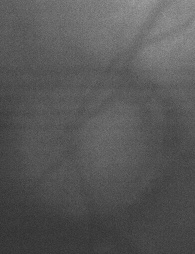
#> input picture triming.jpg, 195 x 254 px, found by its file name
$ python imageSegmentation.py
#> lines starting #> are read from the running program, lines starting #| are printed output that depends on the picture; after the words box and inside, x2 and y2 are one past the last pixel; in counts of white or black regions, pixels touching at a corner belong together
### gantei/BloodVessel/program/function/extract_green_channel.py
import cv2
import numpy as np

def extract_green_channel(file):
    img = cv2.imread(file)
#> img is the input picture: shape (254, 195, 3); min 43, max 161, mean 87.3
    gr = np.zeros_like(img)
    gr = img[:,:,1]
    return gr


# [6 lines that do not run on import are left out]

### gantei/BloodVessel/program/function/bloodEnhance.py
import cv2
import matplotlib.pyplot as plt
import math
import numpy as np
from skimage.exposure import rescale_intensity

# from function import extract_green_channel as egc
# from function import rotate_image as ri

import extract_green_channel as egc
import rotate_image as ri

##VesselSize : the approximate diameter of the biggest vessel in the image
def morph_reconstruct_filter(grChannel,vesselSize):

#> called with vesselSize = 10
    clahe = cv2.createCLAHE(clipLimit=2.0, tileGridSize=(8,8))##特定化ヒストグラム平坦化

    gr = clahe.apply(grChannel)
    gr = ~gr##ビット反転
    plt.imsave("grChannel.png",gr)
    kernel = np.zeros((vesselSize,vesselSize), dtype = np.uint8)
    kernel[9,:] = np.ones((1,vesselSize), dtype = np.uint8)
    morph_image = np.zeros_like(grChannel)
    plt.imsave("morph.png",morph_image)
    for angle in range(15, 180, 180 // 12):
        image = cv2.morphologyEx(gr, cv2.MORPH_OPEN, ri.rotate_image(kernel, angle), iterations = 1)
        morph_image = cv2.add(morph_image, cv2.subtract(gr, image))
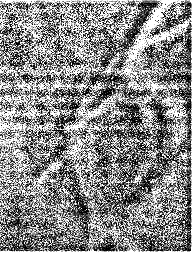
#> morph_image: shape (254, 195); min 0, max 255, mean 138.5
    return morph_image


##カーネルとの畳み込み処理を行う
def convolve2D(image,kernel):
    (iH, iW) = image.shape
    (kH, kW) = kernel.shape
    pad = (kW - 1) // 2
    img = cv2.copyMakeBorder(image, pad, pad, pad, pad, cv2.BORDER_REPLICATE)
    w = np.zeros((iH,iW), dtype = "float32")
    output = np.zeros((iH, iW), dtype = "float32")
    for y in np.arange(pad, iH + pad):
        for x in np.arange(pad, iW + pad):
            roi = img[y - pad:y + pad + 1, x - pad:x + pad + 1]
            output[y - pad,x - pad] = (roi * kernel).sum()

    w = image - output

    output = rescale_intensity(output, in_range = (0,255))
    output = (output * 255).astype("uint8")
    return output, w


def isotropic_undec_wavelet_filter2D(image):
    # Bi-spline cubic function is given by h
    c_prv = image
    C1 = 1. / 16.
    C2 = 4. / 16.
    C3 = 6. / 16.
    W = []
    kernel_sizes = [5,9,17]
    for idx, ks in enumerate(kernel_sizes):
        ks = ks//2
        kernel = np.zeros((1, kernel_sizes[idx]), dtype = 'float32')
        kernel[0][0] = C1
        kernel[0][kernel_sizes[idx]-1] = C1
        kernel[0][int(ks/2)] = C2
        kernel[0][int(kernel_sizes[idx]/4+ks)] = C2
        kernel[0][ks] = C3


        c_nxt, w = convolve2D(c_prv, kernel.T * kernel)
        c_prv = c_nxt
        W.append(w)
        A = kernel.T * kernel
#> this loop made 3 passes
#> pass 1, in convolve2D, `w = image - output`:
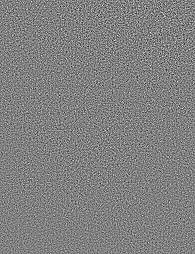
#> w: shape (254, 195) float32; min -18.7, max 18.32, mean 0.000179; drawn with min black and max white
#> after the loop, W = 3 items


    #     Computing the result Iiuw
    Iiuw = W[1] + W[2]
    #Iiuw= W[0]
    plt.imsave("wavelet.png",Iiuw)
    return Iiuw, c_nxt, W


# [9 lines that do not run on import are left out]


### gantei/BloodVessel/program/function/rotate_image.py
import cv2
import matplotlib.pyplot as plt
import math

##rotate_image
def rotate_image(image, angle):
    height, width = image.shape[:2]
    image_center = (width / 2, height / 2)

    rotation_image = cv2.getRotationMatrix2D(image_center, angle, 1)

    radians = math.radians(angle)
    sin = math.sin(radians)
    cos = math.cos(radians)
    bound_w = int((height * abs(sin)) + (width * abs(cos)))
    bound_h = int((height * abs(cos)) + (width * abs(sin)))

    rotation_image[0, 2] += ((bound_w / 2) - image_center[0])
    rotation_image[1, 2] += ((bound_h / 2) - image_center[1])

    rotated_image = cv2.warpAffine(image, rotation_image, (bound_w, bound_h))
    return rotated_image

### gantei/BloodVessel/program/function/imageSegmentation.py
import cv2
import matplotlib.pyplot as plt
import math
import numpy as np

# from function import bloodEnhance  as be

# from function import extract_green_channel as egc
import bloodEnhance  as be
import extract_green_channel as egc


def contourProps(cnt):
    x, y, w, h = cv2.boundingRect(cnt)
    hull = cv2.convexHull(cnt)
    hull_area = cv2.contourArea(cnt)
    aspect_ratio = float(w) / h
    extent = cv2.contourArea(cnt) / float(w * h)
    solidity = float(cv2.contourArea(cnt)) / hull_area
    return aspect_ratio, extent, solidity

def image_segmentation(image):
    Imr = be.morph_reconstruct_filter(image,10)
    # Imr = cv2.morphologyEx(Imr, cv2.MORPH_CLOSE, cv2.getStructuringElement(cv2.MORPH_ELLIPSE,(5,5)), iterations = 1)
    Imr = Imr / max(np.ravel(Imr))
    B = (Imr < 0.42)
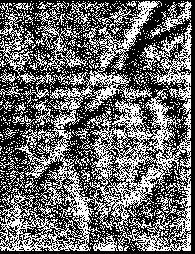
#> B: shape (254, 195) bool; 41.5% white in thin lines or dots
    U = (Imr > 0.42) * (Imr < 0.75)
#> U: shape (254, 195) bool; 22% white in thin lines or dots
    V1 = (Imr > 0.75) * 255
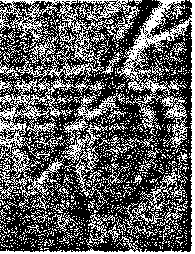
#> V1: shape (254, 195) int64; 36.5% white in thin lines or dots
    # img = cv2.cvtColor(V1.astype(np.uint8), cv2.COLOR_BGR2GRAY)
    contours, hierarchy = cv2.findContours(V1, cv2.RETR_CCOMP, cv2.CHAIN_APPROX_TC89_KCOS)
#> contours = 5641 contours, 5427 with area under 20; largest, box (x1, y1, x2, y2) and area: (0, 21, 125, 210) 5037, (0, 0, 195, 254) 3160, (0, 0, 140, 48) 2484, (-1, -1, 196, 255) 1666, (122, -1, 191, 66) 1240
    V2 = np.zeros(V1.shape, dtype = np.uint8)
    a1 = 2 * 21* max(V1.shape) / min(V1.shape)
#> a1 = 54.71
    for cnt in contours:
        if cv2.contourArea(cnt) > a1:
            VRatio, extent, _ = contourProps(cnt)
            if extent <= 0.35 and VRatio <= 2.2:
                cv2.fillPoly(V2, pts = [cnt], color = [255,255,255])
#> this loop made 5641 passes
#> (VRatio, extent) on passes 950, 953, 1167, 1253, 1455, 1927, 1947, 2113, 2142, 2199, 2258, 2437: (0.879, 0.164), (1.44, 0.173), (0.875, 0.138), (1.14, 0.126), (0.824, 0.395), (1.07, 0.369), (1.06, 0.33), (0.542, 0.335), (1.5, 0.299), (0.92, 0.178), (1.07, 0.417), (0.562, 0.441)
#> cnt on passes 1 to 6: [[134, 252], [132, 250], [134, 248], [136, 250]], [[79, 248]], [[58, 248]], [[58, 249]], [[32, 248]], [[32, 249]]
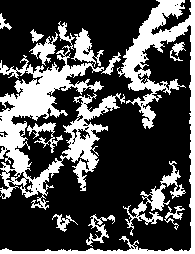
#> V2: shape (254, 195); 30.3% white; 13 white regions, largest, box (x1, y1, x2, y2) and area: (0, 21, 125, 210) 7023, (0, 0, 195, 254) 4891, (123, 161, 186, 236) 941
    V2 = V1 * V2
#> V2: shape (254, 195) int64; values 0 (black) and 65025 (white), 19.9% white in thin lines or dots
    return B, U, V2


if __name__ =="__main__":
    img ="/Users/masayakinefuchi/labo/imagesensing2/triming.jpg"
    grChannel= egc.extract_green_channel(img)
    morphChannel= be.morph_reconstruct_filter(grChannel,10)
    filtered_result, _, _ = be.isotropic_undec_wavelet_filter2D(grChannel)
    background, Unknown, forground = image_segmentation(grChannel)
    plt.imsave("background.png",background)
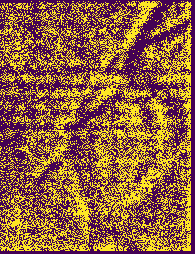
#> saved as background.png: shape (254, 195, 3); mean R, G, B 144.8, 96.5, 64.1
    plt.imsave("unknow.png",Unknown)
    plt.imsave("forward.png",forground)
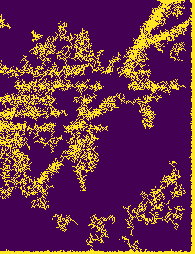
#> saved as forward.png: shape (254, 195, 3); mean R, G, B 104.8, 46.8, 74.5
